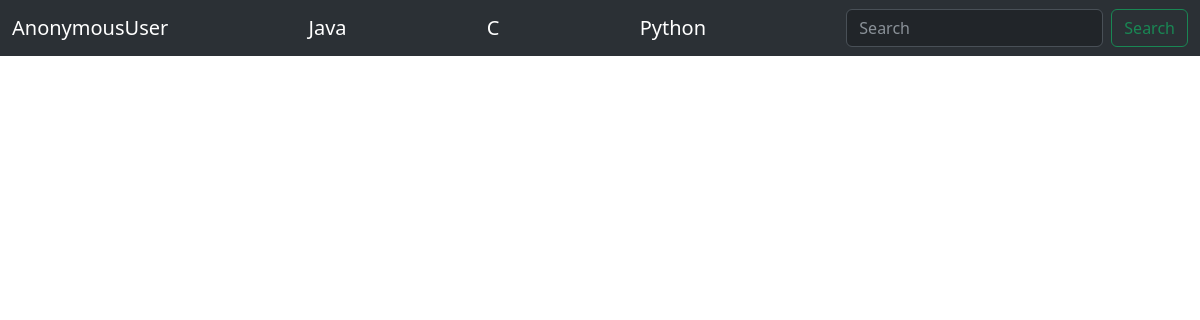
Before: /products/display_cars/ with the older database file.
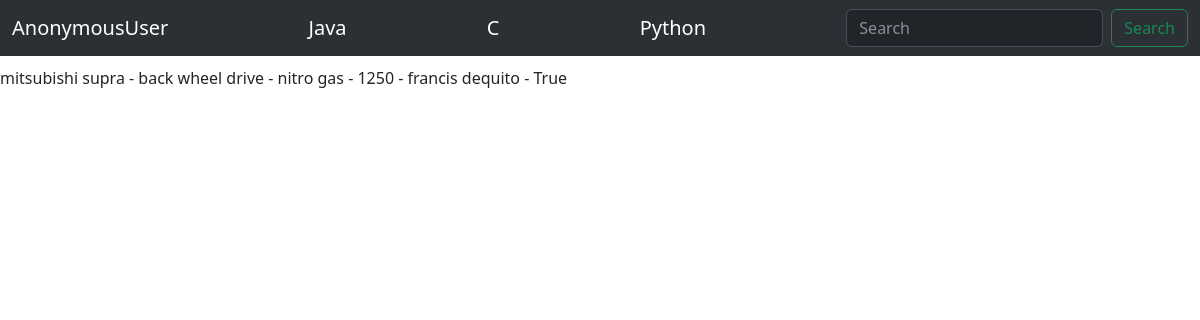
After: the same page with the newer database file.
### products/models.py (models this page shows)
class Cars(models.Model):
    brand = models.CharField(max_length=120)
    drive = models.CharField(max_length=120)
    fuel = models.CharField(max_length=120)
    mileage = models.CharField(max_length=120)
    owner = models.CharField(max_length=120)
    active = models.BooleanField(default=False)

### products/views.py (the view)
# urls.py: path("display_cars/", views.display_cars),
def display_cars(request):
    item = Cars.objects.all()
    res = {
        "items":item
    }
    return render(request, "car_list.html", res)

### products/templates/car_list.html (shortened to what this page needs)
{% extends "bork.html" %}
{% block content %}
    <h3>Cars:</h3>
    {% for i in items %}
        <p>{{ i.brand }} - {{ i.drive }} - {{ i.fuel }} - {{ i.mileage }} - {{ i.owner }} - {{ i.active }}</p>
    {% endfor %}
{% endblock content %}

Changed rows visible on the page:
added Cars: brand "mitsubishi supra", drive "back wheel drive", fuel "nitro gas", mileage "1250", owner "francis dequito", active "True"
